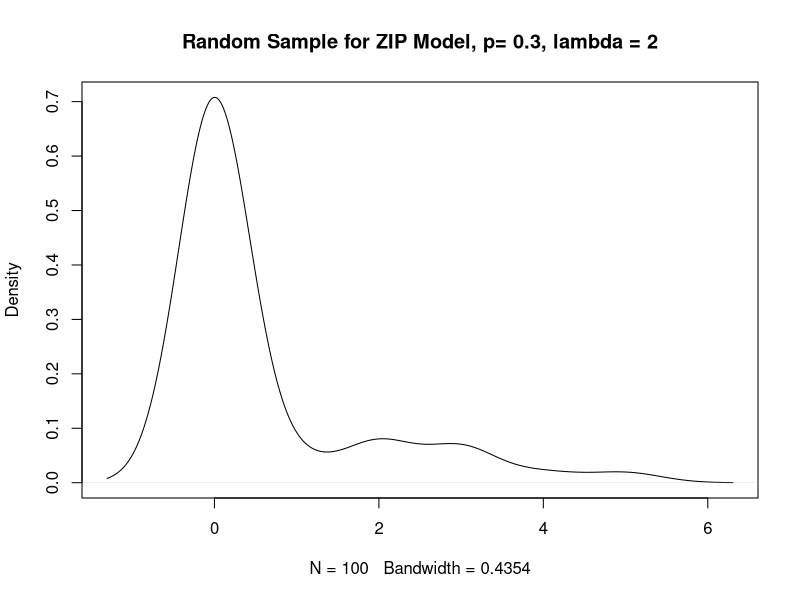
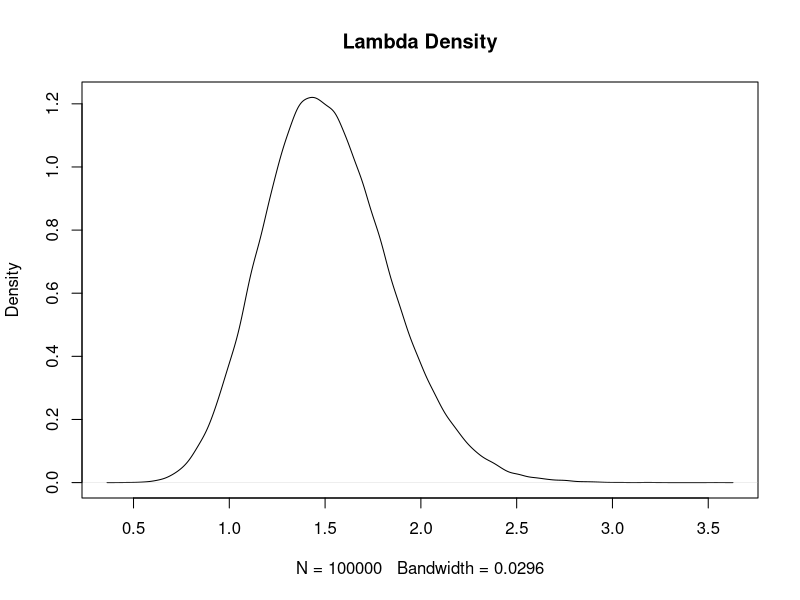
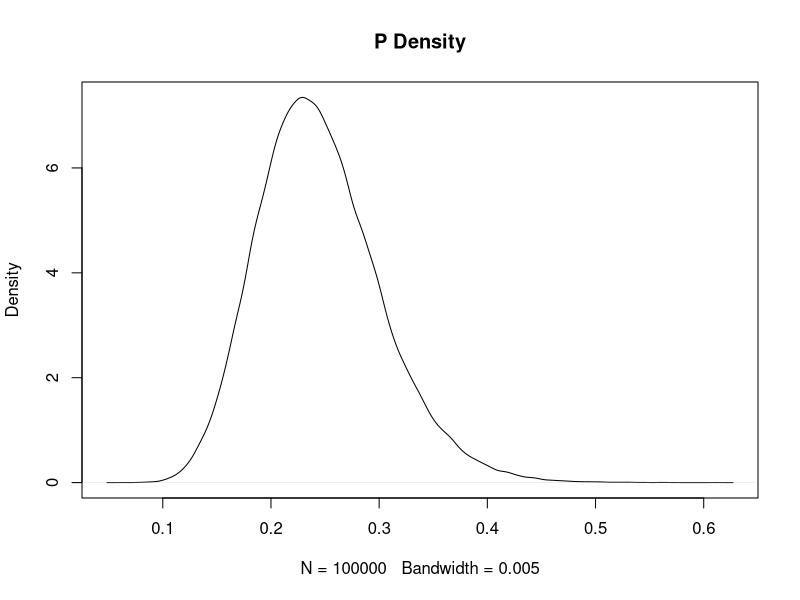

Write the R code that produced these figures, in order.
#######################
###### PROBLEM 5 ######

# STATUS: Need to find part B (simple)
# Can't proceed without knowing Gibbs Sampler
# *******************************************************

# *** A ***

# NOTE: This just generates x_i for the Joint Distribution
# We'll need a different function for part c.

func.a <- function(n = 100, p = 0.3, lam = 2)
{
    r <- rbinom(n, 1, p)
    x <- rpois(n, lam*r)
    x
}
x = func.a()

plot(density(func.a()), main = "Random Sample for ZIP Model, p= 0.3, lambda = 2")
# *** B ***
# This is strictly Calculus, so no need for programming.

# *** C ***
# Need to calculate posterior before we can proceed

func.c <- function(samps = 1e5, n = 100, a = 1, b = 1, p.start = 0.3, lam.start = 2)
{
    # browser()
    x <- func.a(n = n, p = p.start, lam = lam.start)
    lam <- numeric(samps) # Records values of lam estimated in all iterations
    p <- numeric(samps) # Records values of p estimated in all iterations
    r <- numeric(n) # Records the r used in the current iteration
    
    # Initialize values (?)
    p[1] = p.start
    lam[1] = lam.start
    r <- rbinom(n, 1, p.start)
    for(i in 2:samps)
    {   
        lam[i] = rgamma(1, a + sum(x), b + sum(r))
        p[i] = rbeta(1, 1 + sum(r), n + 1 - sum(r))
        r = rbinom(n, 1, (p[i]*exp(-lam[i])) / ((p[i])*exp(-lam[i]) + (1-p[i])*(x == 0)))
    }
    data.frame(lam, p)
}

# This seems to work...
results = func.c(samps = 1e5)

plot(density(results[,1]), main = "Lambda Density")
plot(density(results[,2]), main = "P Density")
quantile(results[,1], c(0.025,0.975)) # (1.44517, 2.529160)
quantile(results[,2], c(0.025,0.975)) # (0.2650107, 0.4858813)
